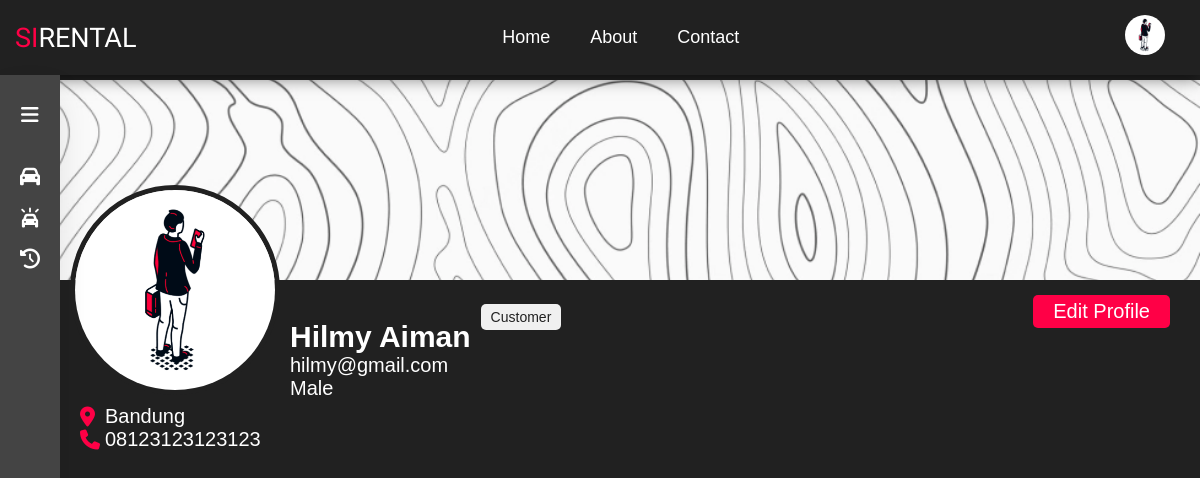
The page /profile.php?user_id=3 (signed in) on the database its author committed.
### tables this page shows
CREATE TABLE IF NOT EXISTS `users` (
  `user_id` int(11) NOT NULL AUTO_INCREMENT,
  `user_name` varchar(50) DEFAULT NULL,
  `user_email` varchar(30) NOT NULL,
  `user_password` varchar(16) NOT NULL,
  `user_address` varchar(50) DEFAULT NULL,
  `user_phone` varchar(50) DEFAULT NULL,
  `user_gender` char(50) DEFAULT NULL,
  `user_level` int(11) NOT NULL,
  PRIMARY KEY (`user_id`),
  UNIQUE KEY `user_email` (`user_email`)
);

### profile.php (the view, shortened to what this page needs)
<?php
include('server/connection.php');
$id = $_GET['user_id'];
$query = "SELECT * FROM users WHERE user_id = $id";
$result = mysqli_query($conn, $query);
$row = mysqli_fetch_assoc($result);
include("layouts/navbar.php");
?>
<?php if ($row['user_level'] == 0) {
  $role = "Admin";
} else if ($row['user_level'] == 1) {
  $role = "Member";
} else {
  $role = "Customer";
}
?>
<div class="container-profile">
  <div class="background-profile">
    <img src="assets/background/topo.png" alt="" class="background-image" />
  </div>
  <div class="content-profile">
    <div>
      <img src="assets/icon/<?php echo $role; ?>.png" alt="" class="profile-image" />
    </div>
    <div class="profile-data">
      <h2><?php echo $row['user_name'] ?></h2>
      <p><?php echo $row['user_email'] ?></p>
      <p><?php if ($row['user_gender'] == "M") {
            $gender = "Male";
          } else if ($row['user_gender'] == 'F') {
            $gender = "Female";
          } else {
            $gender = "Undefined";
          }
          echo $gender;
          ?>
      </p>
      <div class="profile-data-privacy">
        <div>
          <i class="fa-solid fa-location-dot"></i>
          <p><?php echo $row['user_address'] ?></p>
        </div>
        <div>
          <i class="fa-solid fa-phone"></i>
          <p><?php echo $row['user_phone'] ?></p>
        </div>
      </div>
    </div>
    <div class="role" type="<?php echo $role ?>">
      <?php echo $role ?>
    </div>
    <a href="editProfile.php?user_id=<?php echo $row['user_id'] ?>" class="btn-edit-profil">
      <div>Edit Profile</div>
    </a>
  </div>
</div>
<?php
include('layouts/sidebar.php');
?>
</body>
</html>

### style/style.css (style rules this page uses)
*, body { margin: 0; padding: 0; }
.background-profile { width: 100%; margin: 0; padding: 0; }
.background-image { object-fit: cover; width: 100%; height: 200px; }
.content-profile { padding-left: 70px; position: relative; top: -100px; display: flex; align-items: end; }
.btn-edit-profil { position: absolute; text-decoration: none; color: #ffffff; right: 30px; top: 110px; }
.btn-edit-profil div { background-color: #ff0046; padding: 5px 20px; border-radius: 5px; }
.profile-image { object-fit: cover; width: 200px; border-radius: 100%; border: 5px solid #212121; }
.profile-data { padding-left: 10px; height: 50%; width: max-content; }
.profile-data-privacy { position: absolute; left: 80px; padding-top: 5px; flex-direction: row; }
.profile-data-privacy div { display: flex; align-items: center; }
.profile-data-privacy div p { margin-left: 10px; text-align: left; }
.profile-data-privacy div i { width: 15px; text-align: center; color: #ff0046; }
.role { font-size: 14px; position: relative; align-content: start; bottom: 70px; padding: 5px 10px; margin-left: 10px; border-radius: 5px; }
.role[type="customer"] { background-color: #f0f0f0; color: #212121; }
.container-profile { color: white; background-color: #212121; width: 100%; padding-top: 10vh; height: 90vh; font-family: "Poppins", sans-serif; font-size: 20px; }

### rows shown on the page
users: user_name "Hilmy Aiman", user_email "hilmy@gmail.com", user_gender "Male", user_address "Bandung", user_phone "08123123123123", user_level "Customer"
